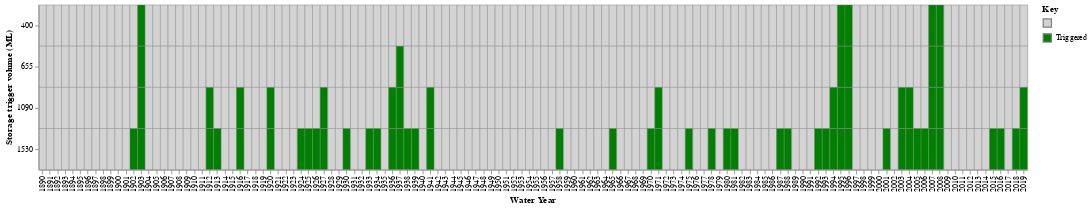

The code cell stored with this chart in its notebook:
### Markdown cell above
<div class="alert alert-block alert-success">
Additional customisation:
</div>

### Code cell
opl.wy_event_heatmap(df=sla.AnnualDaysBelowSummary(),criteria=60,y_title="Storage trigger volume (ML)",pass_label="",fail_label="Triggered",pass_colour="lightgrey",fail_colour='green',width=1200,height=200,stroke='grey',strokeWidth=0.5)

### Figure 1 — Vega-Lite specification as saved in the notebook (floating-point values rounded to 4 significant figures; data arrays with more than 128 entries replaced by an {"elided": "..."} marker saying what was removed)
{"config": {"view": {"continuousWidth": 300, "continuousHeight": 300}}, "data": {"name": "data-64dbc2146cb49ed8f8384f590f74856a"}, "mark": {"type": "rect", "stroke": "grey", "strokeWidth": 0.5}, "encoding": {"color": {"field": "y", "scale": {"domain": ["", "Triggered"], "range": ["lightgrey", "green"]}, "title": "Key", "type": "nominal"}, "x": {"field": "index", "title": "Water Year", "type": "ordinal"}, "y": {"field": "column", "sort": null, "title": "Storage trigger volume (ML)", "type": "nominal"}}, "height": 200, "transform": [{"fold": ["400", "655", "1090", "1530"], "as": ["column", "value"]}, {"calculate": "if(datum.value>=60,1,0)", "as": "value"}, {"lookup": "value", "from": {"data": {"name": "data-ac0e10cdb3424ef0385538e66819581d"}, "key": "key", "fields": ["y"]}}], "width": 1200, "$schema": "https://vega.github.io/schema/vega-lite/v5.8.0.json", "datasets": {"data-64dbc2146cb49ed8f8384f590f74856a": {"elided": "130 records"}, "data-ac0e10cdb3424ef0385538e66819581d": [{"key": "1", "y": "Triggered"}, {"key": "0", "y": ""}]}}
